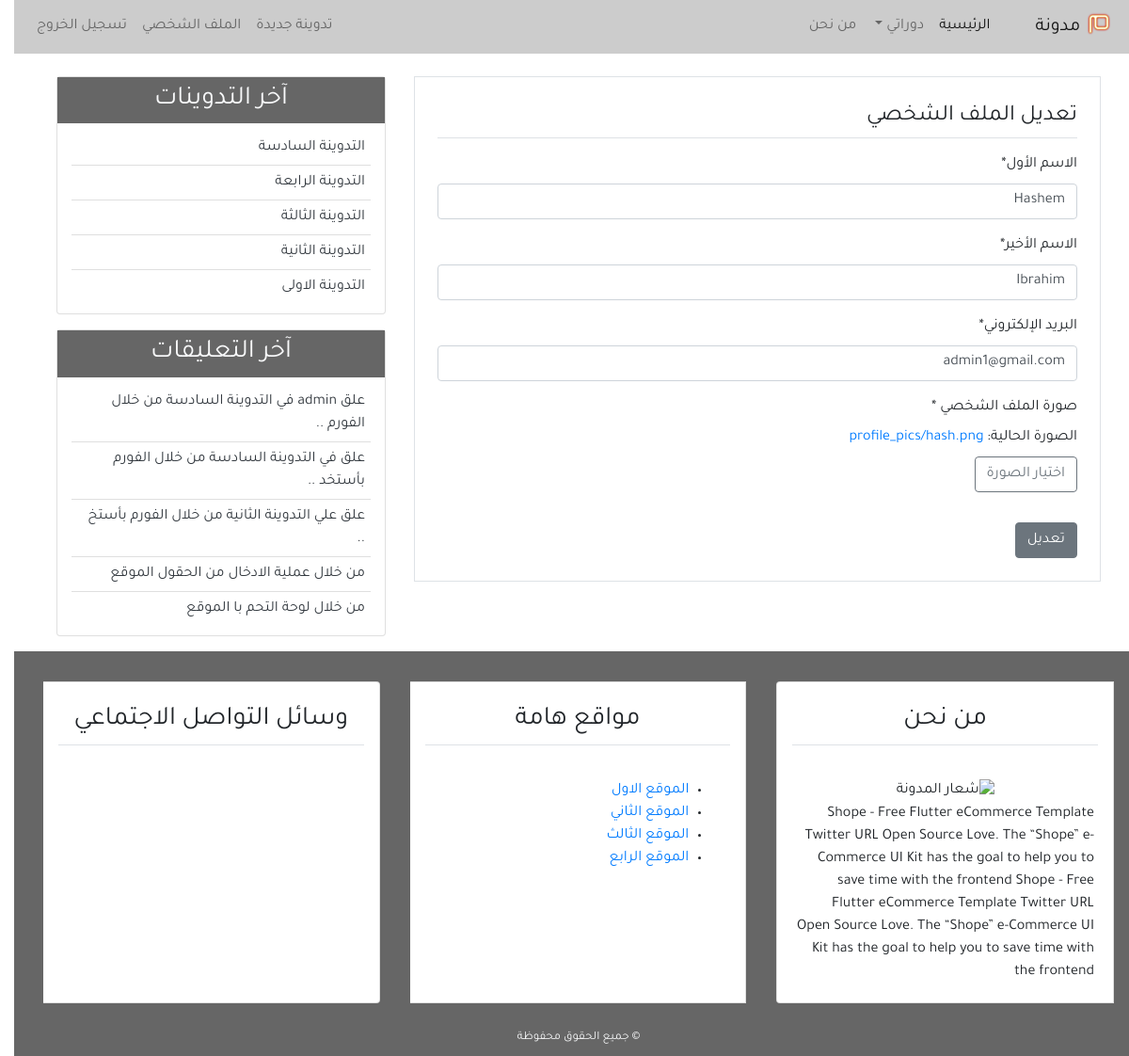
Page /profile_update/ (signed in) on the earlier database version.
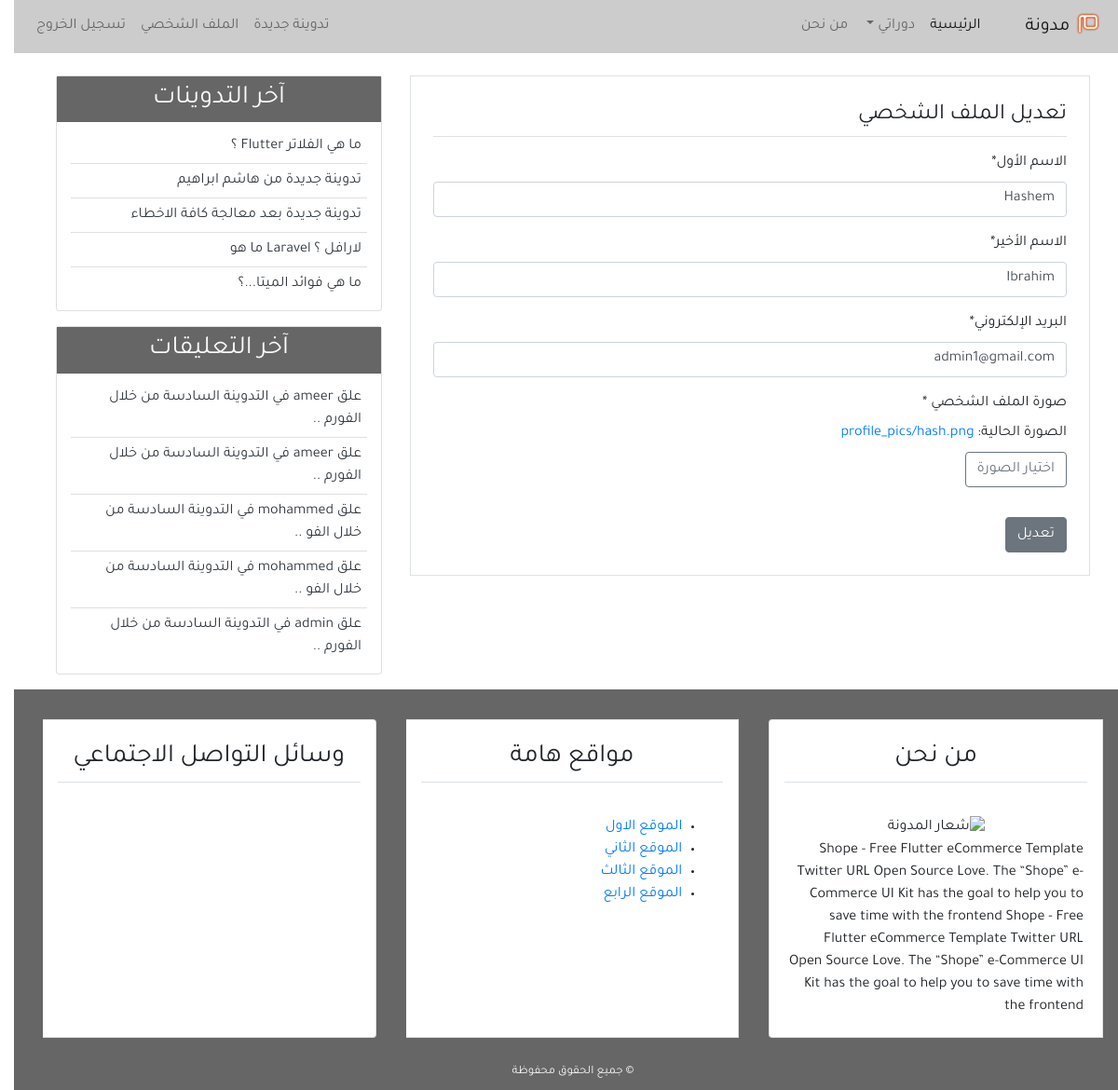
Same page on the later database version.
### app_blog/models.py (models this page shows, shortened)
class Post(models.Model):
    title = models.CharField(max_length=100)
    content = models.TextField()
    post_date = models.DateTimeField(default=timezone.now)
    post_update = models.DateTimeField(auto_now=True)
    author = models.ForeignKey(User, on_delete=models.CASCADE)
    class Meta:
        ordering = ('-post_date', )

class Comment(models.Model):
    name = models.CharField(max_length=50, verbose_name='الاسم')
    email = models.EmailField(verbose_name='البريد الإلكتروني')
    body = models.TextField(verbose_name='التعليق')
    comment_date = models.DateTimeField(auto_now_add=True)
    active = models.BooleanField(default=False)
    post = models.ForeignKey(
        Post, on_delete=models.CASCADE, related_name='comments')
    class Meta:
        ordering = ('-comment_date', )

### app_user/views.py (the view)
# urls.py: path('profile_update/', views.profile_update, name='profile_update'),
@login_required(login_url='login')
def profile_update(request):
    if request.method == 'POST':
        user_form = UserUpdateForm(request.POST, instance=request.user)
        profile_form = ProfileUpdateForm(
            request.POST, request.FILES, instance=request.user.profile)
        if user_form.is_valid and profile_form.is_valid:
            user_form.save()
            profile_form.save()
            messages.success(
                request, 'تم تحديث الملف الشخصي.')
            return redirect('profile')
    else:
        user_form = UserUpdateForm(instance=request.user)
        profile_form = ProfileUpdateForm(instance=request.user.profile)
    context = {
        'title': 'تعديل الملف الشخصي',
        'user_form': user_form,
        'profile_form': profile_form,
    }
    return render(request, 'app_user/profile_update.html', context)

### app_user/forms.py
class UserUpdateForm(forms.ModelForm):
    first_name = forms.CharField(label='الاسم الأول')
    last_name = forms.CharField(label='الاسم الأخير')
    email = forms.EmailField(label='البريد الإلكتروني')
    class Meta:
        model = User
        fields = ('first_name', 'last_name', 'email')

class ProfileUpdateForm(forms.ModelForm):
    class Meta:
        model = Profile
        fields = ('image',)

### app_blog/templatetags/post_tag.py (called while the page is built)
@register.inclusion_tag('app_blog/latest_posts.html')
def latest_posts():
    context = {
        'l_posts': Post.objects.all()[0:5],
    }
    return context

@register.inclusion_tag('app_blog/latest_comments.html')
def latest_comments():
    context = {
        'l_comments': Comment.objects.filter(active=True)[:5],
    }
    return context

### app_user/templates/app_user/profile_update.html (shortened to what this page needs)
{% extends 'app_blog/base.html' %}
{% block content %}
{% load crispy_forms_tags%}
<div class="border p-4 mb-5">
    <legend class="border-bottom pb-1 mb-3">تعديل الملف الشخصي</legend>
    <form method="POST" enctype="multipart/form-data">
        {{user_form|crispy}}
        <div>
            <span class="mb-2" style="display: block">صورة الملف الشخصي *</span>
            الصورة الحالية: <a href="{{user.profile.image.url}}">{{user.profile.image}}</a>
            <br>
            <label for="image" class="btn btn-outline-secondary mt-2">اختيار الصورة</label>
        </div>
        <input class="btn btn-secondary mt-4" type="submit" value="تعديل">
    </form>
</div>
{% endblock content %}

### app_blog/templates/app_blog/latest_posts.html
<ul class="list-group-flush latest-post">
  {% for post in l_posts %}
  <li class="list-group-item latest-post-item">
    <a class="text-dark" href="{% url 'detail' post.id %}">{{post.title}}</a>
  </li>
  {% endfor %}
</ul>

### app_blog/templates/app_blog/latest_comments.html
<ul class="list-group-flush latest-comment">
  {% for comment in l_comments %}
  <li class="list-group-item latest-comment-item">
    <a class="text-dark" href="{% url 'detail' comment.post.id %}">
      {% if comment.body|length > 40 %} {{comment.body|slice:'45'}} ..
      {% else %}
      {{comment.body}} {% endif %}
    </a>
  </li>
  {% empty %}
  <li class="list-group-item latest-comment-item">لا يوجد تعليقات</li>
  {% endfor %}
</ul>

Differences in the rows shown:
no longer on this page (row unchanged): Post: title "التدوينة السادسة"
no longer on this page (row edited): Post: title "التدوينة الرابعة"
no longer on this page (row edited): Post: title "التدوينة الثالثة"
no longer on this page (row unchanged): Post: title "التدوينة الثانية"
no longer on this page (row unchanged): Post: title "التدوينة الاولى"
no longer on this page (row unchanged): Comment: body "علق في التدوينة السادسة من خلال الفورم بأستخد"
no longer on this page (row unchanged): Comment: body "علق علي التدوينة الثانية من خلال الفورم بأستخ"
no longer on this page (row unchanged): Comment: body "من خلال عملية الادخال من الحقول الموقع"
no longer on this page (row unchanged): Comment: body "من خلال لوحة التحم با الموقع"
added Post: title "تدوينة جديدة من هاشم ابراهيم"
added Post: title "تدوينة جديدة بعد معالجة كافة الاخطاء"
added Post: title "لارافل ؟ Laravel ما هو"
added Post: title "ما هي فوائد الميتا...؟"
added Comment: body "علق ameer في التدوينة السادسة من خلال الفورم"
added Comment: body "علق ameer في التدوينة السادسة من خلال الفورم"
added Comment: body "علق mohammed في التدوينة السادسة من خلال الفو"
added Comment: body "علق mohammed في التدوينة السادسة من خلال الفو"
